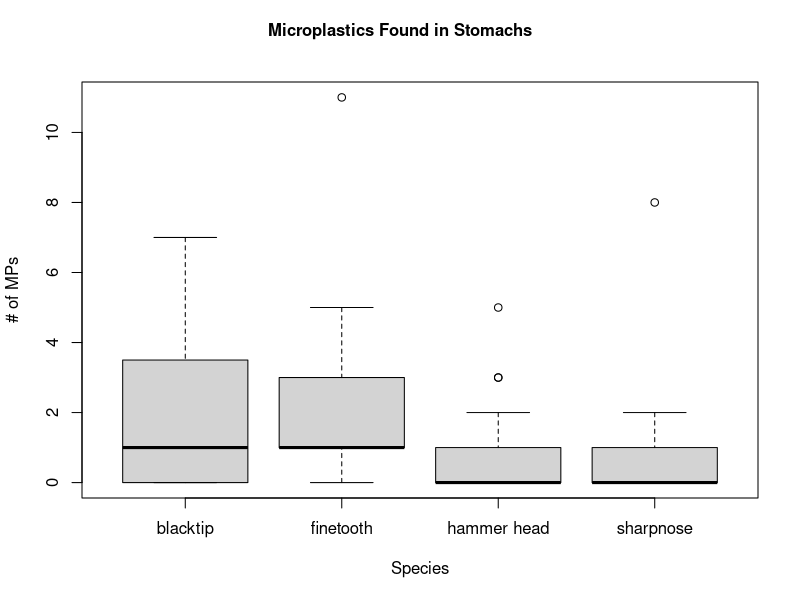
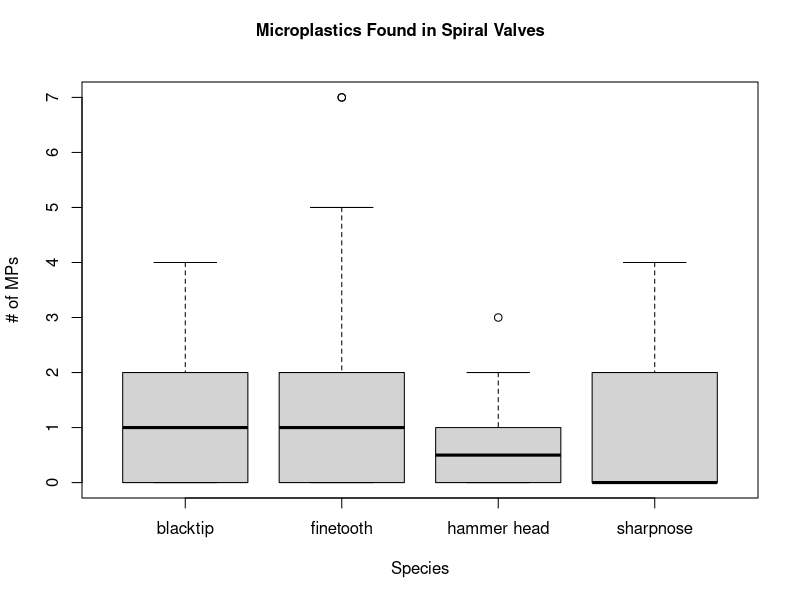

The R script that drew these images, in order:
## ---- chunk 1
shark_data <- read.csv('shark_data2.csv')
# last line of data is at row 324, the last row (325) is the totals
## ---- chunk 2
sum(shark_data$Clear.Fiber)
sum(shark_data$Blue.Fiber)
sum(shark_data$Blue.Film)
sum(shark_data$Blue.Foam)
sum(shark_data$Black.Film)
sum(shark_data$Black.Film)
sum(shark_data$Red.Fiber)
sum(shark_data$Red.Film)
sum(shark_data$Purple.Fiber)
sum(shark_data$Grey.Fiber)
sum(shark_data$Green.Fiber)
## ---- chunk 3
library(dplyr)
uni_id <- paste(shark_data$Sacrifice.ID, shark_data$ID.., sep ='-')
uni_id
unique(uni_id)
unique(uni_id)[-2]
uni_id_full <- rep(unique(uni_id)[-2], each =4 )

#now that that is set up, need to make a merge using ?merge, separate microplastics stuff from morphological... end goal is to make a box plot of my stuff! 
## ---- chunk 4
library(ggplot2)

boxplot(Total ~ CommonName, data = shark_data, subset = Sample.Type=='S',
        xlab='Species', ylab='# of MPs')

mtext("Microplastics Found in Stomachs", side = 3, line = -2, outer = TRUE , font = 2)

sp_mod1 <- glm(Total ~ CommonName, data = shark_data, subset = Sample.Type=='S',
              family = 'poisson')
summary(sp_mod1)
# estimate psuedo r2
pseudo_r2 = function(glm_mod) {
    1 -  glm_mod$deviance / glm_mod$null.deviance
}

pseudo_r2(sp_mod1)
car::Anova(sp_mod1)
# literally no significance...it is SUCH small numbers on this omg
## ---- chunk 5

boxplot(Total ~ CommonName, data = shark_data, subset = Sample.Type=='V',
        xlab='Species', ylab='# of MPs')

mtext("Microplastics Found in Spiral Valves", side = 3, line = -2, outer = TRUE , font = 2)

sp_mod <- glm(Total ~ CommonName, data = shark_data, subset = Sample.Type=='V',
              family = 'poisson')
summary(sp_mod)
# estimate psuedo r2
pseudo_r2 = function(glm_mod) {
    1 -  glm_mod$deviance / glm_mod$null.deviance
}

pseudo_r2(sp_mod)
car::Anova(sp_mod)
#some significance...6% of data is due to differences in species
## ---- chunk 6

